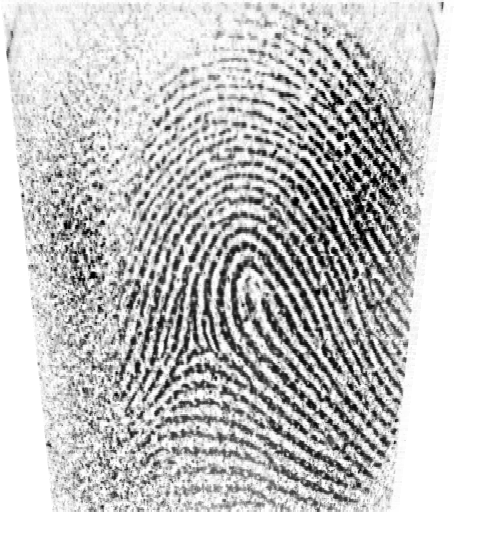
#> input picture enhanced/img_1.png, 500 x 550 px
$ python -i __init__.py   (imports and definitions only)
#> lines starting #> are read from the running program, lines starting #| are printed output that depends on the picture; after the words box and inside, x2 and y2 are one past the last pixel; in counts of white or black regions, pixels touching at a corner belong together
#> further down, picture is the input picture: shape (550, 500, 3); min 0, max 255, mean 201.1
import cv2
import numpy as np
import skimage.morphology
from skimage.morphology import convex_hull_image, erosion
from skimage.morphology import square
import math
import json

# [20 lines left out: functions features_to_json, center_crop, not called in this run]

class MinutiaeFeature(object):
    # [5 lines left out: function __init__, not called in this run]

class FingerprintFeatureExtractor(object):
    def __init__(self):
        self._mask = []
        self._skel = []
        self.minutiaeTerm = []
        self.minutiaeBif = []
        self._spuriousMinutiaeThresh = 10

    def setSpuriousMinutiaeThresh(self, spuriousMinutiaeThresh):
        self._spuriousMinutiaeThresh = spuriousMinutiaeThresh

    def __skeletonize(self, img):
        img = np.uint8(img > 128)
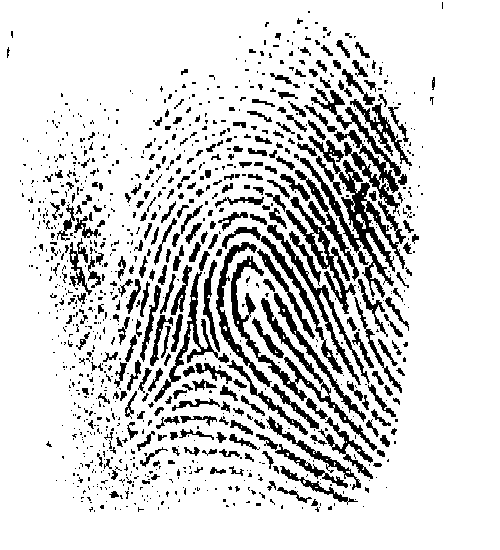
#> img: shape (550, 500, 3); values 0 (black) and 1 (white), 83.8% white; 1040 black regions (746 under 20 px), largest, box (x1, y1, x2, y2) and area: (300, 136, 406, 298) 3529, (231, 256, 377, 451) 2644, (311, 88, 401, 214) 2078
        self._skel = skimage.morphology.skeletonize(img)
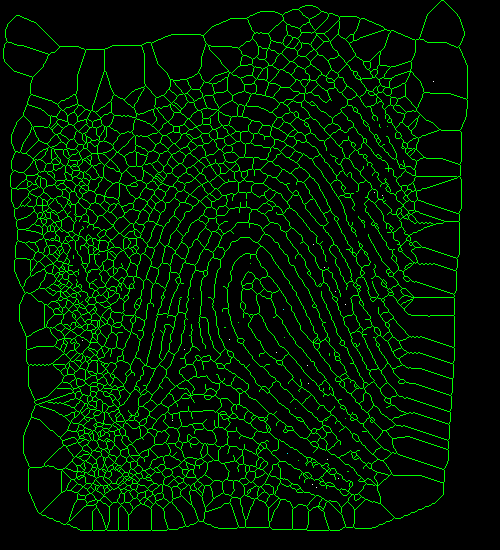
#> self._skel: shape (550, 500, 3) bool; mean of channels 0, 1, 2 7.27e-05, 0.0969, 6.55e-05; drawn as B, G, R
        self._skel = np.uint8(self._skel) * 255
        self._mask = img * 255

    # [28 lines left out: function __computeAngle, not called in this run]

    def __getTerminationBifurcation(self):
        self._skel = self._skel == 255
#> (the run stopped early here; a loop or call above may not have finished)

$ run again, on enhanced/img_2.png
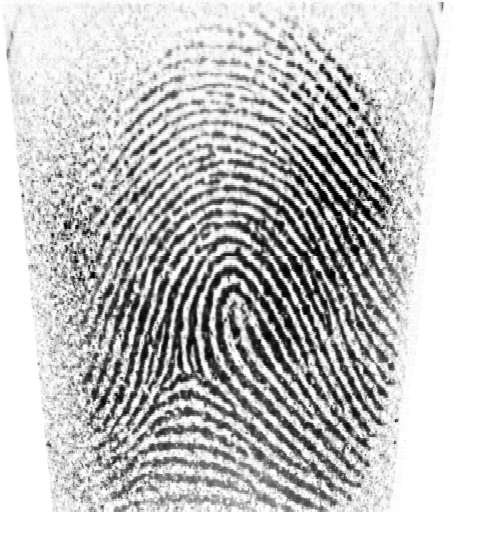
#> input picture enhanced/img_2.png, 500 x 550 px
#> picture is the input picture: shape (550, 500, 3); min 0, max 255, mean 198.8
#> in __skeletonize, `img = np.uint8(img > 128)`:
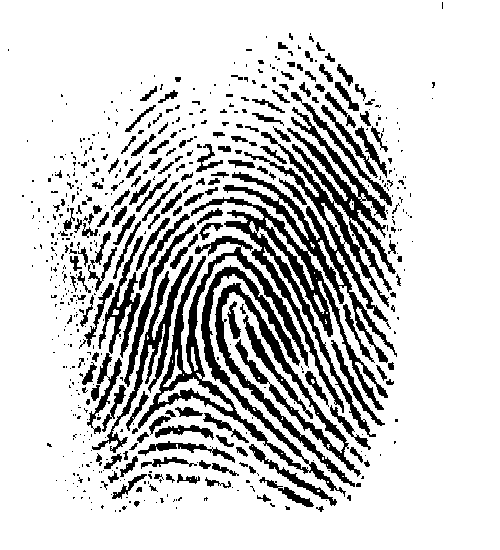
#> img: shape (550, 500, 3); values 0 (black) and 1 (white), 80.9% white; 580 black regions (399 under 20 px), largest, box (x1, y1, x2, y2) and area: (191, 107, 397, 437) 14596, (138, 236, 346, 497) 7856, (215, 283, 361, 487) 4229
#> in __skeletonize, `self._skel = skimage.morphology.skeletonize(img)`:
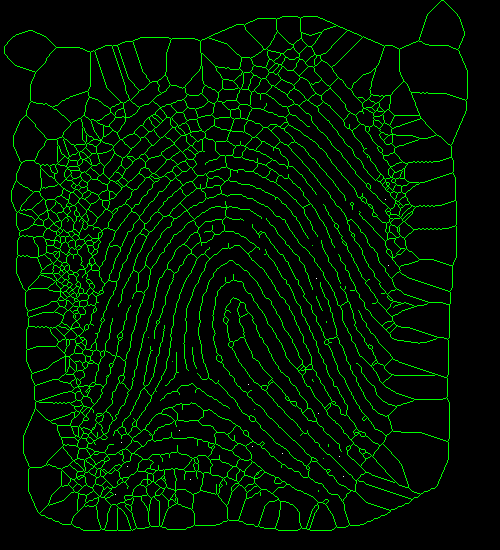
#> self._skel: shape (550, 500, 3) bool; mean of channels 0, 1, 2 5.09e-05, 0.0768, 5.09e-05; drawn as B, G, R

$ run again, on enhanced/img_3.png
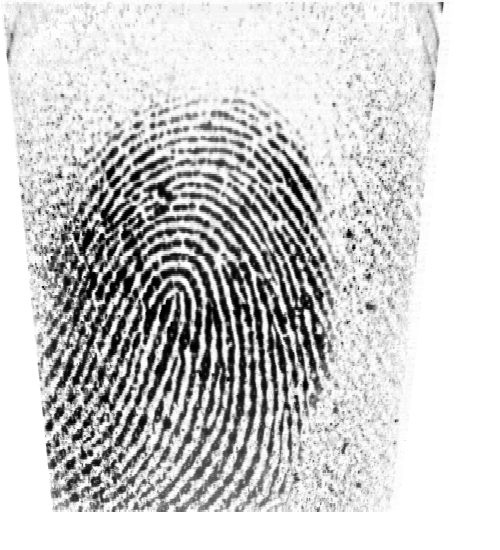
#> input picture enhanced/img_3.png, 500 x 550 px
#> picture is the input picture: shape (550, 500, 3); min 0, max 255, mean 203.7
#> in __skeletonize, `img = np.uint8(img > 128)`:
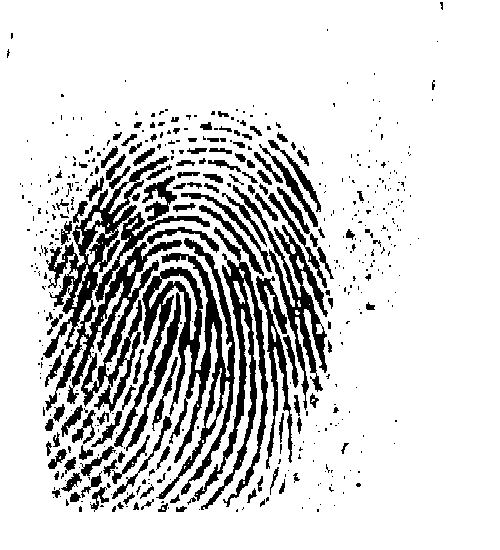
#> img: shape (550, 500, 3); values 0 (black) and 1 (white), 83.1% white; 505 black regions (366 under 20 px), largest, box (x1, y1, x2, y2) and area: (43, 156, 210, 413) 10732, (114, 238, 235, 499) 8372, (194, 227, 268, 510) 4573
#> in __skeletonize, `self._skel = skimage.morphology.skeletonize(img)`:
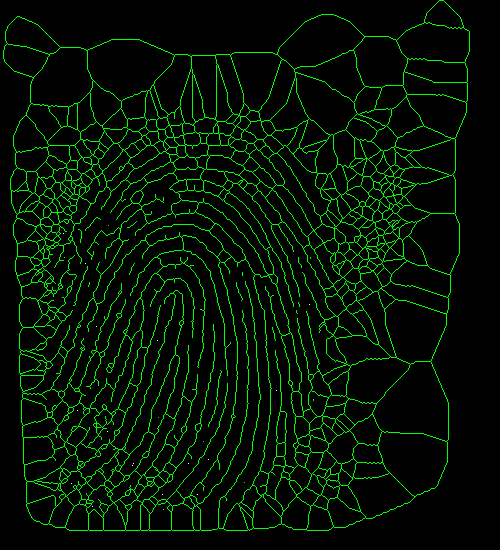
#> self._skel: shape (550, 500, 3) bool; mean of channels 0, 1, 2 6.18e-05, 0.0733, 5.82e-05; drawn as B, G, R

$ run again, on enhanced/img_4.png
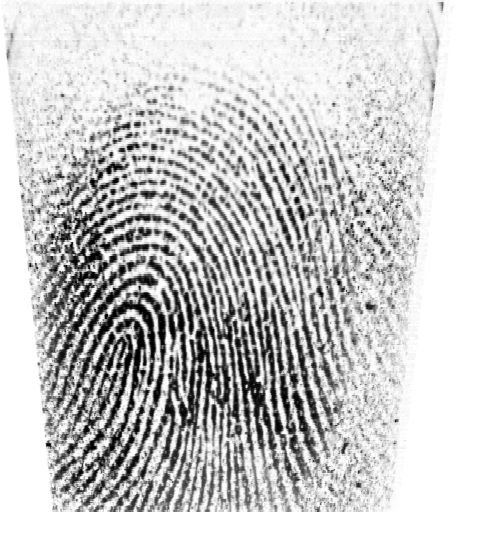
#> input picture enhanced/img_4.png, 500 x 550 px
#> picture is the input picture: shape (550, 500, 3); min 0, max 255, mean 204.5
#> in __skeletonize, `img = np.uint8(img > 128)`:
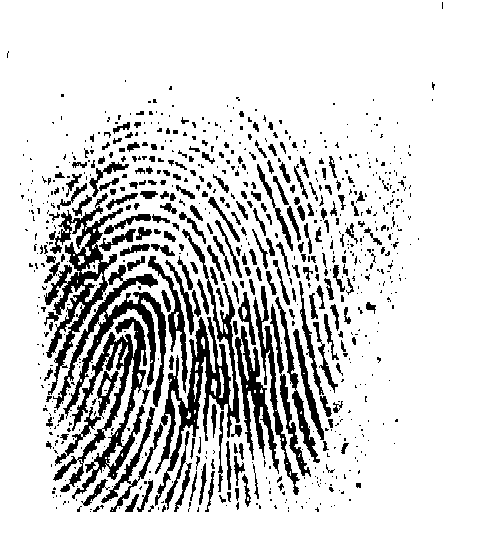
#> img: shape (550, 500, 3); values 0 (black) and 1 (white), 84.1% white; 769 black regions (526 under 20 px), largest, box (x1, y1, x2, y2) and area: (155, 229, 240, 506) 4797, (53, 317, 147, 499) 4194, (44, 193, 123, 395) 4077
#> in __skeletonize, `self._skel = skimage.morphology.skeletonize(img)`:
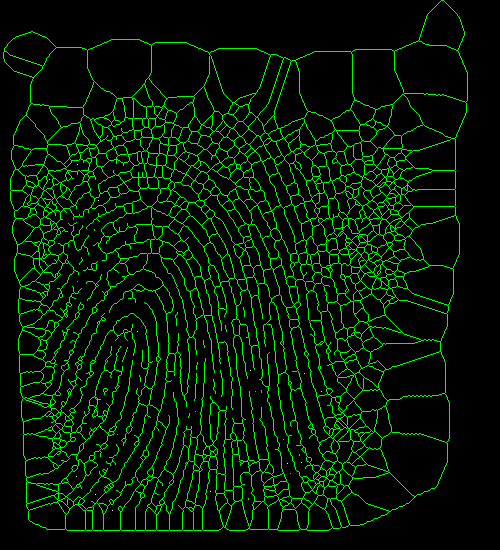
#> self._skel: shape (550, 500, 3) bool; mean of channels 0, 1, 2 4.73e-05, 0.0855, 4.73e-05; drawn as B, G, R
